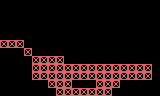

A level layout from a 2D game, rendered from its tile map. Below: a short description, then the map file with its tile-grid data intact:
An orthogonal 20x12 tile map with 8x8 px tiles, 1 tile layer (Capa de patrones 1).

<map version="1.10" tiledversion="1.11.2" orientation="orthogonal" renderorder="right-down" width="20" height="12" tilewidth="8" tileheight="8" infinite="0" nextlayerid="2" nextobjectid="1">
 <tileset firstgid="1" source="worldTexture.tsx" />
 <layer id="1" name="Capa de patrones 1" class="Collision Tile Layer" width="20" height="12">
  <data encoding="csv">
0,0,0,0,0,0,0,0,0,0,0,0,0,0,0,0,0,0,0,0,
0,0,0,0,0,0,0,0,0,0,0,0,0,0,0,0,0,0,0,0,
0,0,0,0,0,0,0,0,0,0,0,0,0,0,0,0,0,0,0,0,
0,0,0,0,0,0,0,0,0,0,0,0,0,0,0,0,0,0,0,0,
0,0,0,0,0,0,0,0,0,0,0,0,0,0,0,0,0,0,0,0,
12,12,12,0,0,0,0,0,0,0,0,0,0,0,0,0,0,0,0,0,
0,0,0,12,0,0,0,0,0,0,0,0,0,0,0,0,0,0,0,0,
0,0,0,0,12,12,12,12,0,0,0,0,0,0,0,0,0,0,0,0,
0,0,0,0,12,12,12,12,12,12,12,12,12,12,12,12,12,12,12,0,
0,0,0,0,12,12,12,12,12,12,12,12,12,12,12,12,12,12,12,0,
0,0,0,0,0,0,12,12,12,0,0,0,12,12,12,0,0,0,0,0,
0,0,0,0,0,0,0,12,12,12,12,12,12,12,0,0,0,0,0,0
</data>
 </layer>
</map>
